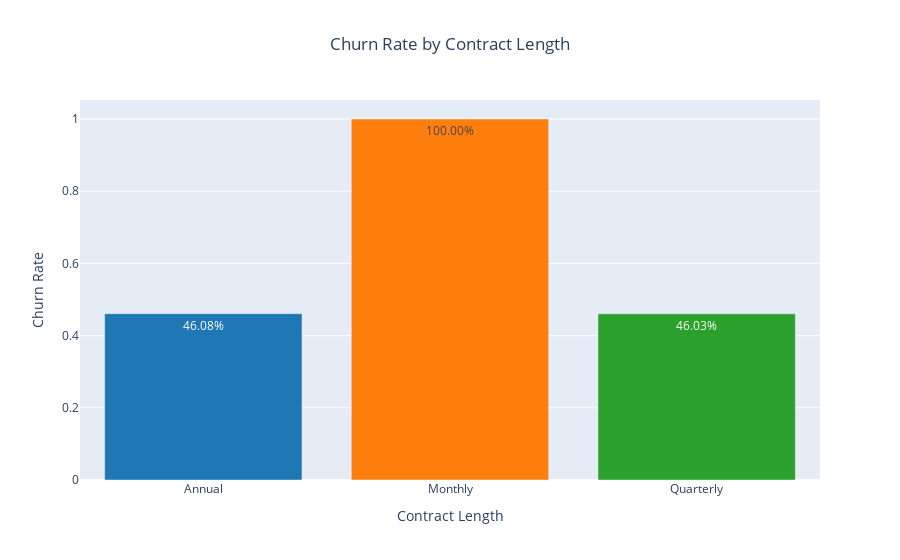

Notebook code for this chart:
### Code cell
churn_rate_by_contract_length = data.groupby('Contract Length')['Churn'].mean().reset_index()

fig = go.Figure(data=[go.Bar(
    x=churn_rate_by_contract_length['Contract Length'],
    y=churn_rate_by_contract_length['Churn'],
    text=[f'{p:.2%}' for p in churn_rate_by_contract_length['Churn']],
    textposition='auto',
    marker_color=['#1f77b4', '#ff7f0e', '#2ca02c'] 
)])

fig.update_layout(
    title={
        'text': 'Churn Rate by Contract Length',
        'x': 0.5,  
        'xanchor': 'center'
    },
    xaxis_title='Contract Length',
    yaxis_title='Churn Rate'
)

fig.show()

### Figure 1 — Plotly figure (JSON) as saved in the notebook; plotly's stock layout.template omitted (floating-point values rounded to 4 significant figures)
{"data": [{"marker": {"color": ["#1f77b4", "#ff7f0e", "#2ca02c"]}, "text": ["46.08%", "100.00%", "46.03%"], "textposition": "auto", "type": "bar", "x": ["Annual", "Monthly", "Quarterly"], "y": [0.4608, 1.0, 0.4603]}], "layout": {"title": {"text": "Churn Rate by Contract Length", "x": 0.5, "xanchor": "center"}, "xaxis": {"title": {"text": "Contract Length"}}, "yaxis": {"title": {"text": "Churn Rate"}}}}
